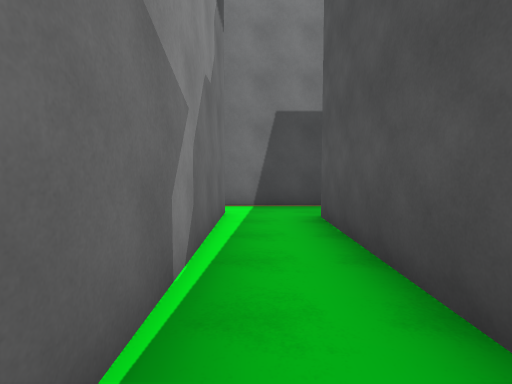
[1] (above)

18 first-person views from a walk through a Unity game level. The camera is 1.5 m above the floor, tilts 4° down and sees 80° across. The floor is counted in squares, 2 m on a side. Each view is taken from the middle of a square. On the plan, view 1 faces up. The plan holds only what a view shows up to about 10 squares ahead; the rest is blank. The place goes on beyond the plan. Surface patterns are stand-ins for the level's own textures.

[2]
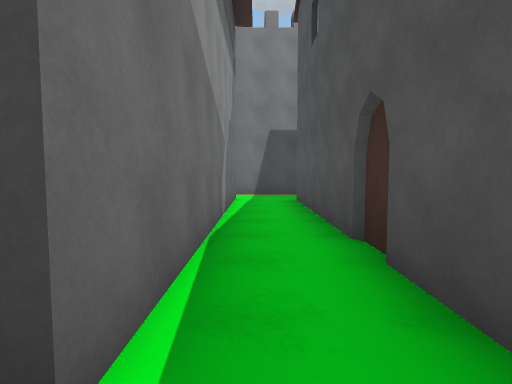

[3]
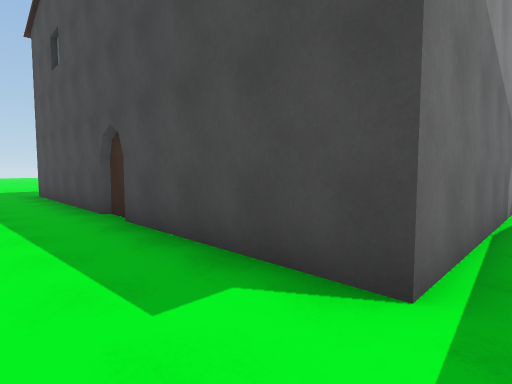

[4]
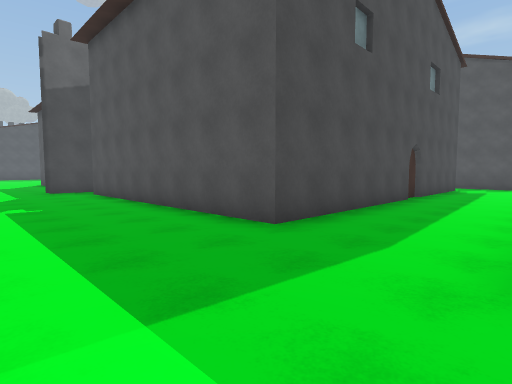

[5]
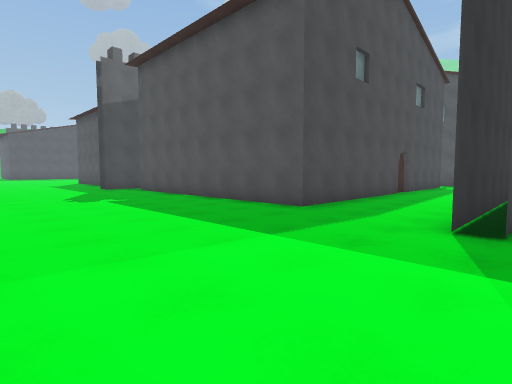

[6]
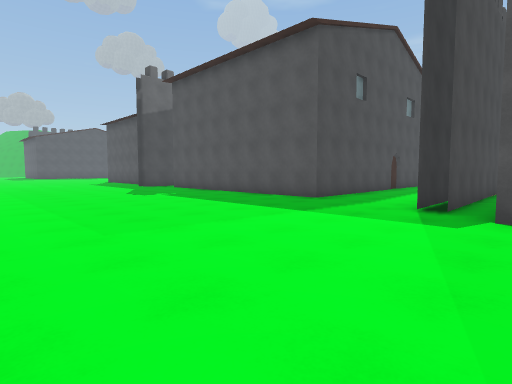

[7]
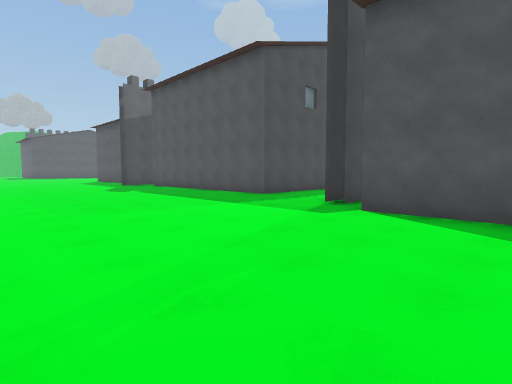

[8]
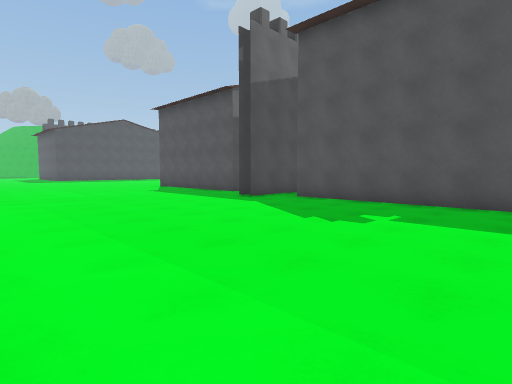

[9]
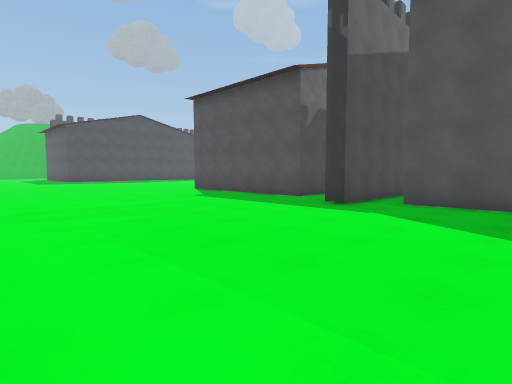

[10]
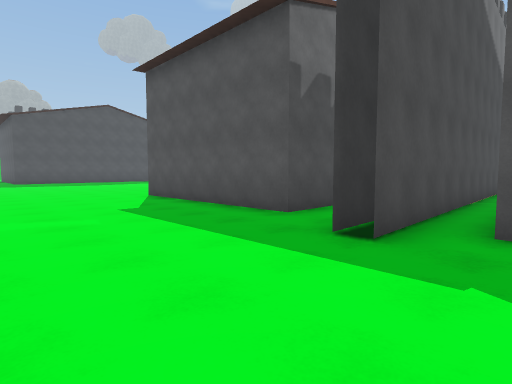

[11]
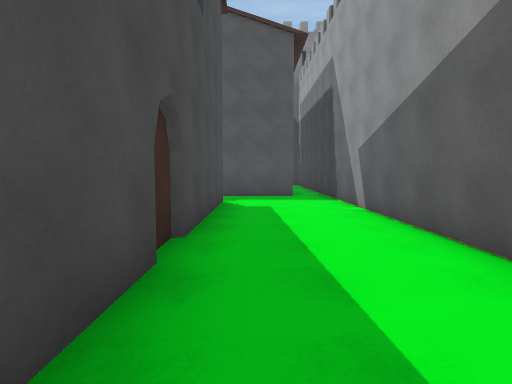

[12]
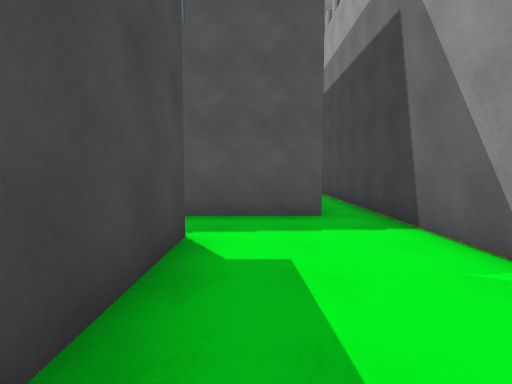

[13]
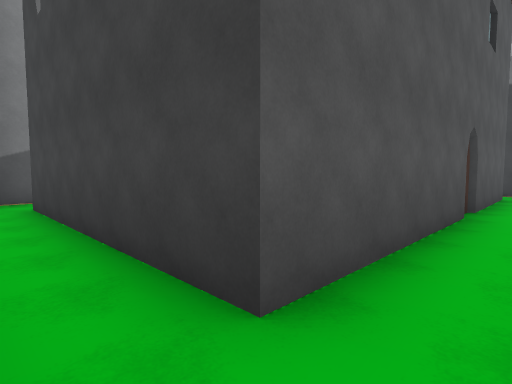

[14]
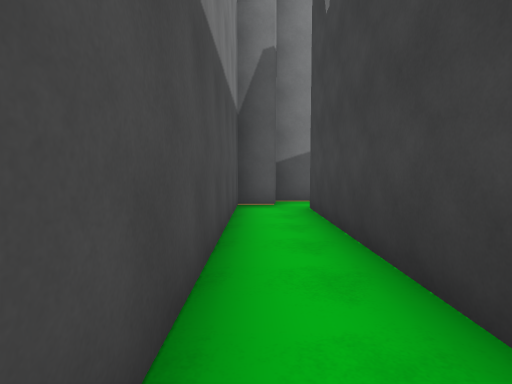

[15]
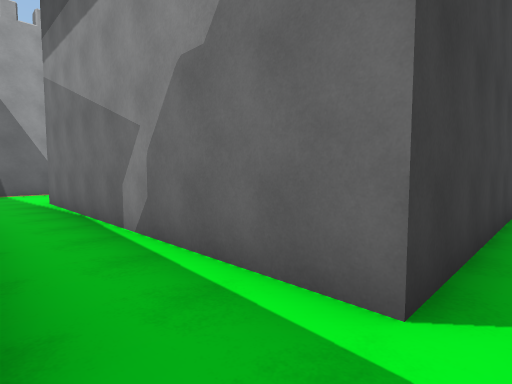

[16]
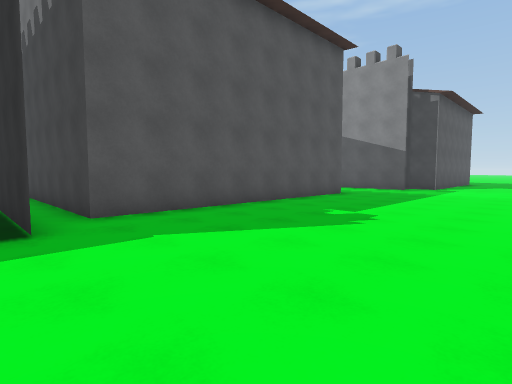

[17]
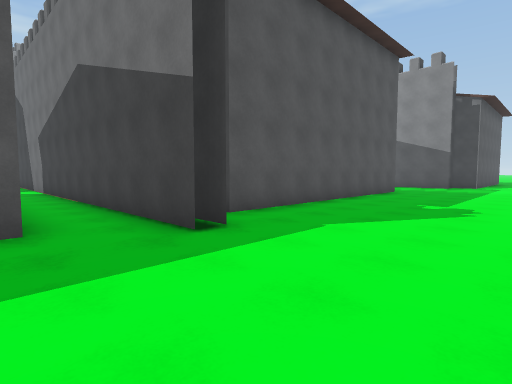

[18]
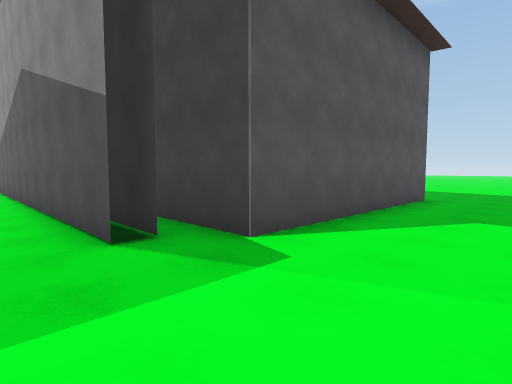

### Floor plan
Key: @ floor where view 1 was taken; # wall or solid block; . floor; H house.
Columns run from 18 left of view 1 to 9 right of it. Each row starts with its distance up from view 1.
 17     ..
 16     ...
 15  .. ....
 14  .......
 13  .......
 12  .......
 11  .......
 10  .......
  9  .......##
  8 ..............
  7 .......####################
  6 ..........................##
  5 .......###########.########
  4 .......#         #.#
  3 .......#         #.#
  2 .......#         #.#
  1 .......#         #.#
  0 .......#         #@#
 -1  ......#         #.#
 -2 .......###########.#
 -3 ...................#
 -4 ...................#
 -5 .......##################
 -6 .........HH
 -7 ......#
 -8 ......#
 -9 ......#

Positions as (right, up) in squares from view 1, and headings:
1: (0, 0), facing up
2: (0, -3), facing up
3: (0, -4), facing up-left
4: (-14, -5), facing up-right
5: (-16, -6), facing up-right
6: (-18, -7), facing up-right
7: (-18, -9), facing up-right
8: (-18, 0), facing up-right
9: (-18, 3), facing up-right
10: (-15, 5), facing up-right
11: (-8, -3), facing right
12: (-4, -3), facing right
13: (0, 6), facing down-right
14: (1, 6), facing right
15: (1, 6), facing down-left
16: (-16, 7), facing down-right
17: (-15, 9), facing down-right
18: (-15, -4), facing down-right
